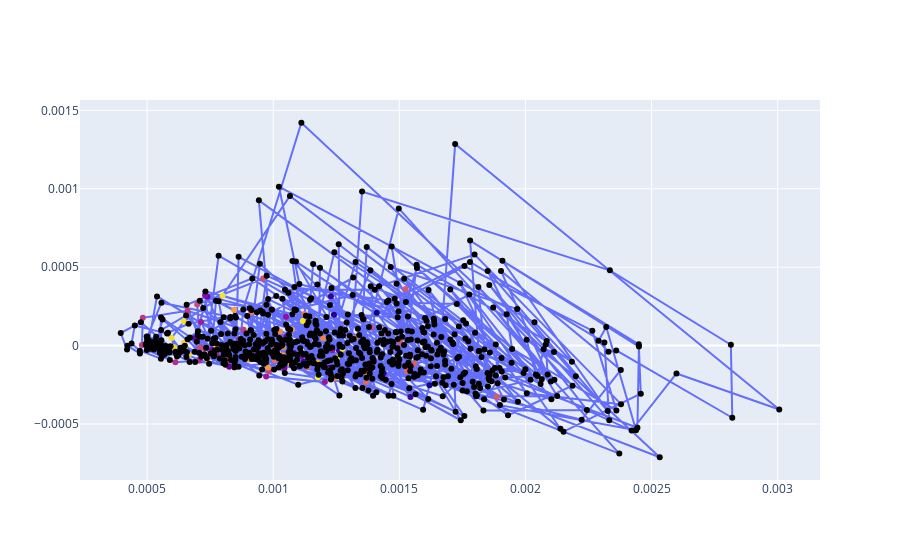

Here is the notebook cell this chart was saved with:
### Code cell
# plot derivative of y tilde againts y tilde. 
Y_acc = np.diff(Y_tilde, n=1, axis=-1)
colsp = np.linspace(0,100,100)
fig2 = go.Figure()
fig2.add_trace(go.Scatter(name='Y_acc',
                    x=Y_tilde[1:800], y=Y_acc[1:800],
                    mode='lines+markers',
                    
                    marker=dict(
                        size=6,
                        color=colsp
                    )    
))

fig2.show()

### Figure 1 — Plotly figure (JSON) as saved in the notebook; plotly's stock layout.template omitted (floating-point values rounded to 4 significant figures; data arrays with more than 128 entries replaced by an {"elided": "..."} marker saying what was removed)
{"data": [{"marker": {"color": [0, 1.01, 2.02, 3.03, 4.04, 5.051, 6.061, 7.071, 8.081, 9.091, 10.1, 11.11, 12.12, 13.13, 14.14, 15.15, 16.16, 17.17, 18.18, 19.19, 20.2, 21.21, 22.22, 23.23, 24.24, 25.25, 26.26, 27.27, 28.28, 29.29, 30.3, 31.31, 32.32, 33.33, 34.34, 35.35, 36.36, 37.37, 38.38, 39.39, 40.4, 41.41, 42.42, 43.43, 44.44, 45.45, 46.46, 47.47, 48.48, 49.49, 50.51, 51.52, 52.53, 53.54, 54.55, 55.56, 56.57, 57.58, 58.59, 59.6, 60.61, 61.62, 62.63, 63.64, 64.65, 65.66, 66.67, 67.68, 68.69, 69.7, 70.71, 71.72, 72.73, 73.74, 74.75, 75.76, 76.77, 77.78, 78.79, 79.8, 80.81, 81.82, 82.83, 83.84, 84.85, 85.86, 86.87, 87.88, 88.89, 89.9, 90.91, 91.92, 92.93, 93.94, 94.95, 95.96, 96.97, 97.98, 98.99, 100], "size": 6}, "mode": "lines+markers", "name": "Y_acc", "type": "scatter", "x": {"elided": "799 float values"}, "y": {"elided": "799 float values"}}], "layout": {}}
